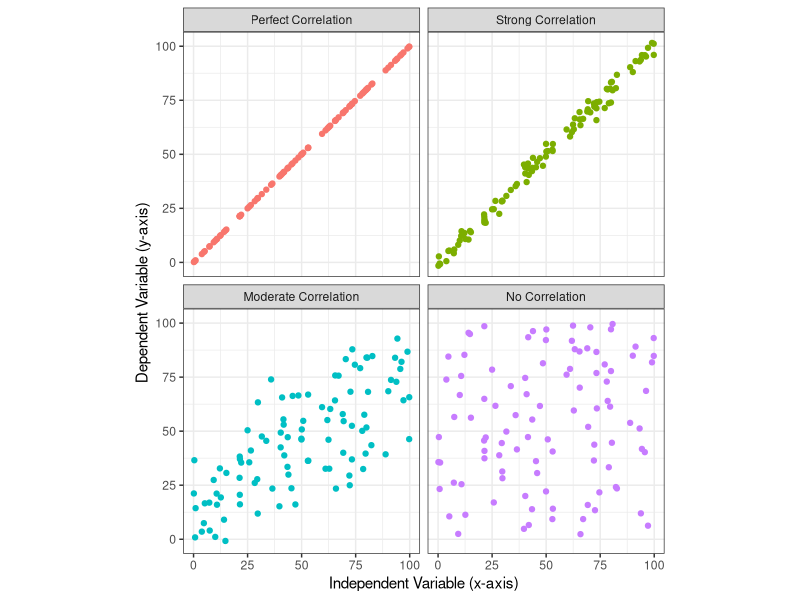

This figure's R source: (Note: this script raises an error after producing the figure.)
## ---- chunk 1
knitr::opts_chunk$set(echo = TRUE, fig.align = 'center')
library(tidyverse)
library(knitr)
library(bookdown)
library(scales)
library(kableExtra)
library(GGally)
## ---- chunk 2

corr_plots1 <- tibble(x = runif(100, 0, 100),
                      y1 = x,
                      y2 = map_dbl(x, ~ (.x*(rnorm(1, mean = 1,  sd = 0.03)) + rnorm(1, mean = 0, sd = 2))),
                      y3 = map_dbl(x, ~ (.x*(rnorm(1, mean = 0.6,  sd = 0.2)) + rnorm(1, mean = 15, sd = 15))),
                      y4 = runif(100, 0, 100)
) %>%
  pivot_longer(y1:y4, names_to = "type") %>%
  mutate(types = as.factor(type))

levels(corr_plots1$types) <- c("Perfect Correlation", "Strong Correlation", "Moderate Correlation", "No Correlation")
  

p1 <- ggplot(data = corr_plots1,
                          aes(x = x, y = value)) +
  geom_point(aes(color = types)) +
  facet_wrap(facets = vars(types),
             ncol = 2) +
  theme_bw() +
  coord_fixed(ratio=1.0) +
  labs(x = "Independent Variable (x-axis)",
       y = "Dependent Variable (y-axis)") +
  theme(legend.position = "none")
 
ggsave("./images/correlation_example_1.png", dpi = 150)
## ---- chunk 3
knitr::include_graphics("./images/correlation_example_1.png")
## ---- chunk 4

corr_plots2 <- tibble(x = runif(100, 0, 100),
                     y1 = map_dbl(x, ~ (.x*(rnorm(1, mean = .8,  sd = 0.15)) + rnorm(1, mean = 10, sd = 10))),
                     y2 = map_dbl(x, ~ -(.x*(rnorm(1, mean = 0.6,  sd = 0.06)) - rnorm(1, mean = 70, sd = 5))),
                     y3 = map_dbl(x, ~ (.x*(rnorm(1, mean = 1,  sd = 0.02))^2 + rnorm(1, mean = 0, sd = 2))),
                     y4 = map_dbl(x, ~ (100*exp(-.x/20)*(rnorm(1, mean = 1,  sd = 0.03)) + rnorm(1, mean = 4, sd = 2)))
) %>%
  pivot_longer(y1:y4, names_to = "type") %>%
  mutate(types = as.factor(type))

levels(corr_plots2$types) <- c("Positive Correlation", 
                               "Negative Correlation", 
                               "Linear Correlation", 
                               "Non-Linear Correlation")
  

p2 <- ggplot(data = corr_plots2,
                          aes(x = x, y = value)) +
  geom_point(aes(color = types)) +
  facet_wrap(facets = vars(types)) +
  theme_bw() +
  coord_fixed(ratio=1) +
  theme(legend.position = "none") +
  labs(x = "Independent Variable",
       y = "Dependent Variable")
 
ggsave("./images/correlation_example_2.png", dpi = 150)
## ---- chunk 5
knitr::include_graphics("./images/correlation_example_2.png")
## ---- chunk 6

ggplot(data = (mpg), 
       aes(x = cyl, y = hwy)) +
  geom_jitter(aes(x = cyl, y = hwy),
             shape = 1,
             color = "blue",
             width = 0.1,
             height = 0.05,
             size = 2) +
  geom_smooth(method='lm', 
              se = FALSE,
              size = 0.5,
              color = "blue") +
  xlab("# of Cylinders") +
  ylab("Highway Fuel Economy (mi/gal)") + 
  theme_classic()
  

## ---- chunk 7

# create a linear model
g1_model <- lm(mpg ~ wt, data=mtcars)

#create a ggplot2 object
g1 <- ggplot(data = mtcars, 
             aes( x = wt, y = mpg)) + 
  geom_point() +
  geom_smooth(model = g1_model, method = "lm") + 
  ylab("Fuel Economy (mi/gal)") +
  xlab("Vehicle Weight (x1000 lb)")
g1
## ---- chunk 8

g1 + facet_grid(cols = vars(cyl),
                labeller = label_both) #this code adds names & values to the panel label

## ---- chunk 9

g1 + facet_grid(rows = vars(cyl),
                labeller = label_both)
## ---- chunk 10
# instruct R to treat the cyl variable as a factor with discrete levels
# this, in turn, tells ggplot2 to assign discrete colors to each level
mtcars$cyl <- as.factor(mtcars$cyl)

g3 <- ggplot(data = mtcars, 
             aes(x = wt, y = mpg, color = cyl)) + 
  geom_point() +
  ylab("Fuel Economy (mi/gal)") +
  xlab("Vehicle Weight, (x1000 lb)")

g3
## ---- chunk 11

g3 + scale_colour_manual(values = c("purple", "orange", "navy")) +
  theme_classic()
